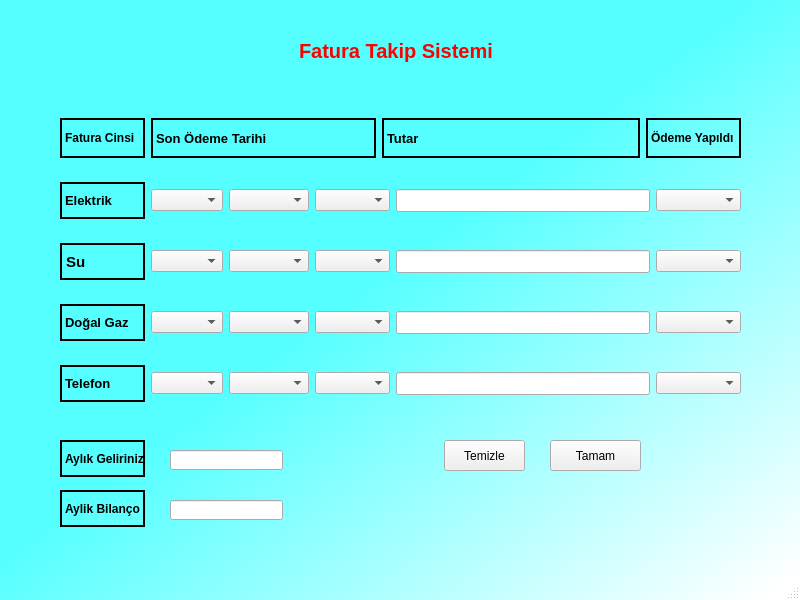
<?xml version="1.0" encoding="UTF-8"?>
<ui version="4.0">
 <class>MainWindow</class>
 <widget class="QMainWindow" name="MainWindow">
  <property name="geometry">
   <rect>
    <x>0</x>
    <y>0</y>
    <width>800</width>
    <height>600</height>
   </rect>
  </property>
  <property name="windowTitle">
   <string>MainWindow</string>
  </property>
  <property name="styleSheet">
   <string notr="true">#MainWindow{
background-color:qlineargradient(spread:pad, x1:0.444, y1:0.488, x2:0.955, y2:1, stop:0 rgba(85, 255, 255, 255), stop:1 rgba(255, 255, 255, 255));

}</string>
  </property>
  <widget class="QWidget" name="centralwidget">
   <widget class="QLabel" name="label_6">
    <property name="geometry">
     <rect>
      <x>60</x>
      <y>440</y>
      <width>85</width>
      <height>37</height>
     </rect>
    </property>
    <property name="minimumSize">
     <size>
      <width>85</width>
      <height>37</height>
     </size>
    </property>
    <property name="font">
     <font>
      <pointsize>9</pointsize>
      <weight>75</weight>
      <bold>true</bold>
     </font>
    </property>
    <property name="styleSheet">
     <string notr="true">border-style:solid;
border-width:2px;
border.color:black;</string>
    </property>
    <property name="text">
     <string>Aylık Geliriniz</string>
    </property>
   </widget>
   <widget class="QLabel" name="label_7">
    <property name="geometry">
     <rect>
      <x>60</x>
      <y>490</y>
      <width>85</width>
      <height>37</height>
     </rect>
    </property>
    <property name="minimumSize">
     <size>
      <width>85</width>
      <height>37</height>
     </size>
    </property>
    <property name="font">
     <font>
      <pointsize>9</pointsize>
      <weight>75</weight>
      <bold>true</bold>
     </font>
    </property>
    <property name="styleSheet">
     <string notr="true">border-style:solid;
border-width:2px;
border.color:black;</string>
    </property>
    <property name="text">
     <string>Aylik Bilanço</string>
    </property>
   </widget>
   <widget class="QLineEdit" name="aylik_gelir">
    <property name="geometry">
     <rect>
      <x>170</x>
      <y>450</y>
      <width>113</width>
      <height>20</height>
     </rect>
    </property>
    <property name="font">
     <font>
      <pointsize>10</pointsize>
      <weight>75</weight>
      <bold>true</bold>
     </font>
    </property>
   </widget>
   <widget class="QLineEdit" name="aylik_bilanco">
    <property name="geometry">
     <rect>
      <x>170</x>
      <y>500</y>
      <width>113</width>
      <height>20</height>
     </rect>
    </property>
    <property name="font">
     <font>
      <pointsize>10</pointsize>
      <weight>75</weight>
      <bold>true</bold>
     </font>
    </property>
   </widget>
   <widget class="QPushButton" name="temizle_buton">
    <property name="geometry">
     <rect>
      <x>444</x>
      <y>440</y>
      <width>81</width>
      <height>31</height>
     </rect>
    </property>
    <property name="text">
     <string>Temizle</string>
    </property>
   </widget>
   <widget class="QPushButton" name="tamam_buton">
    <property name="geometry">
     <rect>
      <x>550</x>
      <y>440</y>
      <width>91</width>
      <height>31</height>
     </rect>
    </property>
    <property name="text">
     <string>Tamam</string>
    </property>
   </widget>
   <widget class="QWidget" name="layoutWidget">
    <property name="geometry">
     <rect>
      <x>60</x>
      <y>100</y>
      <width>681</width>
      <height>321</height>
     </rect>
    </property>
    <layout class="QVBoxLayout" name="verticalLayout">
     <item>
      <layout class="QHBoxLayout" name="horizontalLayout">
       <item>
        <widget class="QLabel" name="label_9">
         <property name="maximumSize">
          <size>
           <width>85</width>
           <height>40</height>
          </size>
         </property>
         <property name="font">
          <font>
           <pointsize>9</pointsize>
           <weight>75</weight>
           <bold>true</bold>
          </font>
         </property>
         <property name="styleSheet">
          <string notr="true">border-style:solid;
border-width:2px;
border.color:black;</string>
         </property>
         <property name="text">
          <string>Fatura Cinsi</string>
         </property>
        </widget>
       </item>
       <item>
        <widget class="QLabel" name="label_10">
         <property name="minimumSize">
          <size>
           <width>0</width>
           <height>0</height>
          </size>
         </property>
         <property name="maximumSize">
          <size>
           <width>225</width>
           <height>40</height>
          </size>
         </property>
         <property name="font">
          <font>
           <pointsize>10</pointsize>
           <weight>75</weight>
           <bold>true</bold>
          </font>
         </property>
         <property name="styleSheet">
          <string notr="true">border-style:solid;
border-width:2px;
border.color:black;</string>
         </property>
         <property name="text">
          <string>Son Ödeme Tarihi</string>
         </property>
        </widget>
       </item>
       <item>
        <widget class="QLabel" name="label_11">
         <property name="minimumSize">
          <size>
           <width>200</width>
           <height>0</height>
          </size>
         </property>
         <property name="maximumSize">
          <size>
           <width>16777215</width>
           <height>40</height>
          </size>
         </property>
         <property name="font">
          <font>
           <pointsize>10</pointsize>
           <weight>75</weight>
           <bold>true</bold>
          </font>
         </property>
         <property name="styleSheet">
          <string notr="true">border-style:solid;
border-width:2px;
border.color:black;</string>
         </property>
         <property name="text">
          <string>Tutar</string>
         </property>
        </widget>
       </item>
       <item>
        <widget class="QLabel" name="label_12">
         <property name="minimumSize">
          <size>
           <width>95</width>
           <height>0</height>
          </size>
         </property>
         <property name="maximumSize">
          <size>
           <width>90</width>
           <height>40</height>
          </size>
         </property>
         <property name="font">
          <font>
           <pointsize>9</pointsize>
           <weight>75</weight>
           <bold>true</bold>
          </font>
         </property>
         <property name="styleSheet">
          <string notr="true">border-style:solid;
border-width:2px;
border.color:black;</string>
         </property>
         <property name="text">
          <string>Ödeme Yapıldı</string>
         </property>
        </widget>
       </item>
      </layout>
     </item>
     <item>
      <layout class="QHBoxLayout" name="e_yatay">
       <item>
        <widget class="QLabel" name="label">
         <property name="minimumSize">
          <size>
           <width>85</width>
           <height>37</height>
          </size>
         </property>
         <property name="font">
          <font>
           <pointsize>10</pointsize>
           <weight>75</weight>
           <bold>true</bold>
          </font>
         </property>
         <property name="styleSheet">
          <string notr="true">border-style:solid;
border-width:2px;
border.color:black;</string>
         </property>
         <property name="text">
          <string>Elektrik</string>
         </property>
        </widget>
       </item>
       <item>
        <widget class="QComboBox" name="e_gun">
         <property name="minimumSize">
          <size>
           <width>55</width>
           <height>0</height>
          </size>
         </property>
        </widget>
       </item>
       <item>
        <widget class="QComboBox" name="e_ay">
         <property name="minimumSize">
          <size>
           <width>80</width>
           <height>0</height>
          </size>
         </property>
        </widget>
       </item>
       <item>
        <widget class="QComboBox" name="e_yil">
         <property name="minimumSize">
          <size>
           <width>75</width>
           <height>0</height>
          </size>
         </property>
        </widget>
       </item>
       <item>
        <widget class="QLineEdit" name="e_tutar">
         <property name="font">
          <font>
           <pointsize>10</pointsize>
           <weight>75</weight>
           <bold>true</bold>
          </font>
         </property>
        </widget>
       </item>
       <item>
        <widget class="QComboBox" name="e_odeme">
         <property name="minimumSize">
          <size>
           <width>85</width>
           <height>0</height>
          </size>
         </property>
        </widget>
       </item>
      </layout>
     </item>
     <item>
      <layout class="QHBoxLayout" name="s_yatay">
       <item>
        <widget class="QLabel" name="label_2">
         <property name="minimumSize">
          <size>
           <width>85</width>
           <height>37</height>
          </size>
         </property>
         <property name="font">
          <font>
           <pointsize>11</pointsize>
           <weight>75</weight>
           <bold>true</bold>
          </font>
         </property>
         <property name="styleSheet">
          <string notr="true">border-style:solid;
border-width:2px;
border.color:black;</string>
         </property>
         <property name="text">
          <string>Su</string>
         </property>
        </widget>
       </item>
       <item>
        <widget class="QComboBox" name="s_gun">
         <property name="minimumSize">
          <size>
           <width>55</width>
           <height>0</height>
          </size>
         </property>
        </widget>
       </item>
       <item>
        <widget class="QComboBox" name="s_ay">
         <property name="minimumSize">
          <size>
           <width>80</width>
           <height>0</height>
          </size>
         </property>
        </widget>
       </item>
       <item>
        <widget class="QComboBox" name="s_yil">
         <property name="minimumSize">
          <size>
           <width>75</width>
           <height>0</height>
          </size>
         </property>
        </widget>
       </item>
       <item>
        <widget class="QLineEdit" name="s_tutar">
         <property name="font">
          <font>
           <pointsize>10</pointsize>
           <weight>75</weight>
           <bold>true</bold>
          </font>
         </property>
        </widget>
       </item>
       <item>
        <widget class="QComboBox" name="s_odeme">
         <property name="minimumSize">
          <size>
           <width>85</width>
           <height>0</height>
          </size>
         </property>
        </widget>
       </item>
      </layout>
     </item>
     <item>
      <layout class="QHBoxLayout" name="d_yatay">
       <item>
        <widget class="QLabel" name="label_3">
         <property name="minimumSize">
          <size>
           <width>85</width>
           <height>37</height>
          </size>
         </property>
         <property name="font">
          <font>
           <pointsize>10</pointsize>
           <weight>75</weight>
           <bold>true</bold>
          </font>
         </property>
         <property name="styleSheet">
          <string notr="true">border-style:solid;
border-width:2px;
border.color:black;</string>
         </property>
         <property name="text">
          <string>Doğal Gaz</string>
         </property>
        </widget>
       </item>
       <item>
        <widget class="QComboBox" name="d_gun">
         <property name="minimumSize">
          <size>
           <width>55</width>
           <height>0</height>
          </size>
         </property>
        </widget>
       </item>
       <item>
        <widget class="QComboBox" name="d_ay">
         <property name="minimumSize">
          <size>
           <width>80</width>
           <height>0</height>
          </size>
         </property>
        </widget>
       </item>
       <item>
        <widget class="QComboBox" name="d_yil">
         <property name="minimumSize">
          <size>
           <width>75</width>
           <height>0</height>
          </size>
         </property>
        </widget>
       </item>
       <item>
        <widget class="QLineEdit" name="d_tutar">
         <property name="font">
          <font>
           <pointsize>10</pointsize>
           <weight>75</weight>
           <bold>true</bold>
          </font>
         </property>
        </widget>
       </item>
       <item>
        <widget class="QComboBox" name="d_odeme">
         <property name="minimumSize">
          <size>
           <width>85</width>
           <height>0</height>
          </size>
         </property>
        </widget>
       </item>
      </layout>
     </item>
     <item>
      <layout class="QHBoxLayout" name="t_yatay">
       <item>
        <widget class="QLabel" name="label_4">
         <property name="minimumSize">
          <size>
           <width>85</width>
           <height>37</height>
          </size>
         </property>
         <property name="font">
          <font>
           <pointsize>10</pointsize>
           <weight>75</weight>
           <bold>true</bold>
          </font>
         </property>
         <property name="styleSheet">
          <string notr="true">border-style:solid;
border-width:2px;
border.color:black;</string>
         </property>
         <property name="text">
          <string>Telefon</string>
         </property>
        </widget>
       </item>
       <item>
        <widget class="QComboBox" name="t_gun">
         <property name="minimumSize">
          <size>
           <width>55</width>
           <height>0</height>
          </size>
         </property>
        </widget>
       </item>
       <item>
        <widget class="QComboBox" name="t_ay">
         <property name="minimumSize">
          <size>
           <width>80</width>
           <height>0</height>
          </size>
         </property>
        </widget>
       </item>
       <item>
        <widget class="QComboBox" name="t_yil">
         <property name="minimumSize">
          <size>
           <width>75</width>
           <height>0</height>
          </size>
         </property>
        </widget>
       </item>
       <item>
        <widget class="QLineEdit" name="t_tutar">
         <property name="font">
          <font>
           <pointsize>10</pointsize>
           <weight>75</weight>
           <bold>true</bold>
          </font>
         </property>
        </widget>
       </item>
       <item>
        <widget class="QComboBox" name="t_odeme">
         <property name="minimumSize">
          <size>
           <width>85</width>
           <height>0</height>
          </size>
         </property>
        </widget>
       </item>
      </layout>
     </item>
    </layout>
   </widget>
   <widget class="QWidget" name="layoutWidget">
    <property name="geometry">
     <rect>
      <x>150</x>
      <y>20</y>
      <width>491</width>
      <height>61</height>
     </rect>
    </property>
    <layout class="QHBoxLayout" name="horizontalLayout_6">
     <item>
      <spacer name="horizontalSpacer">
       <property name="orientation">
        <enum>Qt::Horizontal</enum>
       </property>
       <property name="sizeHint" stdset="0">
        <size>
         <width>40</width>
         <height>20</height>
        </size>
       </property>
      </spacer>
     </item>
     <item>
      <widget class="QLabel" name="label_8">
       <property name="font">
        <font>
         <pointsize>15</pointsize>
         <weight>75</weight>
         <bold>true</bold>
        </font>
       </property>
       <property name="styleSheet">
        <string notr="true">color:rgb(255, 0, 0);</string>
       </property>
       <property name="text">
        <string>Fatura Takip Sistemi</string>
       </property>
      </widget>
     </item>
     <item>
      <spacer name="horizontalSpacer_2">
       <property name="orientation">
        <enum>Qt::Horizontal</enum>
       </property>
       <property name="sizeHint" stdset="0">
        <size>
         <width>40</width>
         <height>20</height>
        </size>
       </property>
      </spacer>
     </item>
    </layout>
   </widget>
  </widget>
  <widget class="QMenuBar" name="menubar">
   <property name="geometry">
    <rect>
     <x>0</x>
     <y>0</y>
     <width>800</width>
     <height>21</height>
    </rect>
   </property>
  </widget>
  <widget class="QStatusBar" name="statusbar"/>
 </widget>
 <resources/>
 <connections/>
</ui>
